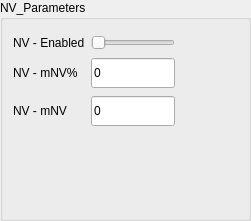
              <widget class="QGroupBox" name="grpBox_NV_parameters">
               <property name="geometry">
                <rect>
                 <x>540</x>
                 <y>540</y>
                 <width>251</width>
                 <height>221</height>
                </rect>
               </property>
               <property name="title">
                <string>NV_Parameters</string>
               </property>
               <widget class="QWidget" name="layoutWidget_23">
                <property name="geometry">
                 <rect>
                  <x>13</x>
                  <y>33</y>
                  <width>179</width>
                  <height>96</height>
                 </rect>
                </property>
                <layout class="QGridLayout" name="gridLayout_52">
                 <item row="0" column="0">
                  <widget class="QLabel" name="lblMptEnabled_20">
                   <property name="text">
                    <string>NV - Enabled</string>
                   </property>
                  </widget>
                 </item>
                 <item row="0" column="1">
                  <widget class="QSlider" name="hSlider_SELL_IndicatorEnabled_27">
                   <property name="maximum">
                    <number>5</number>
                   </property>
                   <property name="orientation">
                    <enum>Qt::Horizontal</enum>
                   </property>
                  </widget>
                 </item>
                 <item row="1" column="0">
                  <widget class="QLabel" name="lblNvIncreasePercentage_5">
                   <property name="text">
                    <string>NV - mNV%</string>
                   </property>
                  </widget>
                 </item>
                 <item row="2" column="1">
                  <widget class="QLineEdit" name="txtNvMinNetVolume">
                   <property name="sizePolicy">
                    <sizepolicy hsizetype="Expanding" vsizetype="Fixed">
                     <horstretch>0</horstretch>
                     <verstretch>0</verstretch>
                    </sizepolicy>
                   </property>
                   <property name="minimumSize">
                    <size>
                     <width>0</width>
                     <height>30</height>
                    </size>
                   </property>
                   <property name="text">
                    <string>0</string>
                   </property>
                  </widget>
                 </item>
                 <item row="1" column="1">
                  <widget class="QLineEdit" name="txtNvIncreasePercentage">
                   <property name="minimumSize">
                    <size>
                     <width>0</width>
                     <height>30</height>
                    </size>
                   </property>
                   <property name="text">
                    <string>0</string>
                   </property>
                  </widget>
                 </item>
                 <item row="2" column="0">
                  <widget class="QLabel" name="lblNvMinNetVolume_5">
                   <property name="text">
                    <string>NV - mNV</string>
                   </property>
                  </widget>
                 </item>
                 <item row="1" column="2">
                  <spacer name="horizontalSpacer_14">
                   <property name="orientation">
                    <enum>Qt::Horizontal</enum>
                   </property>
                   <property name="sizeHint" stdset="0">
                    <size>
                     <width>40</width>
                     <height>20</height>
                    </size>
                   </property>
                  </spacer>
                 </item>
                </layout>
               </widget>
              </widget>
